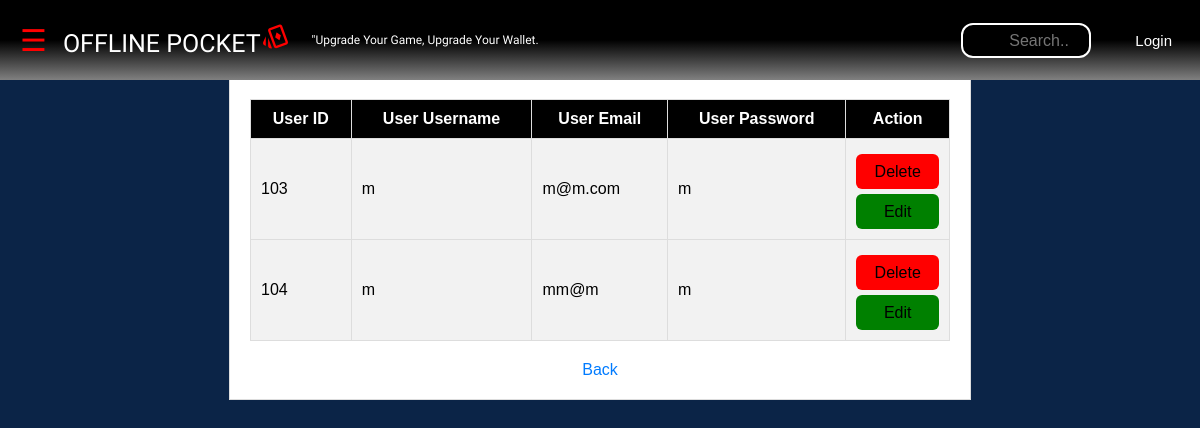
Page /adminEditUser.php on the committed database.
### tables this page shows
CREATE TABLE `users` (
  `user_id` int(70) NOT NULL,
  `user_username` varchar(50) NOT NULL,
  `user_email` varchar(50) NOT NULL,
  `user_password` varchar(50) NOT NULL
);

### adminEditUser.php (the view, shortened to what this page needs)
<!DOCTYPE html>
<html>
<head>
    <link rel="stylesheet" type="text/css" href="adminEditUserStyle.css">
</head>
<body>
		<?php include 'login.php'; ?>
		<nav class="navs">
			<span style="font-size:30px; color:red; padding-left:20px; cursor:pointer" onclick="openNav()">&#9776;</span>
			<div class="logo"><a href="dashboard.php">OFFLINE POCKET<span style="font-size:30px; color:red;" class="material-symbols-outlined" >
			playing_cards</span></a></div>
			<div class="moto">"Upgrade Your Game, Upgrade Your Wallet.</div>
			<div class="nav-links">
				<?php if($_SERVER['REQUEST_METHOD'] === 'POST' && isset($_POST['email']) && isset($_POST['password'])) { ?>
					<ul>
					<li><form><input type="text" id="searchInput" name="search" placeholder="Search.." onkeydown="handleSearch(event)" ></form></li>
						<li>
							<?php
							if(isset($_SESSION['currentUser'])){
							$currentUser = $_SESSION['currentUser'];
							echo "<li><a class='btnLogout-popup' onclick='confirmLogout()'>Logout</a></li>";
							}else{
							$currentUser = 'Not logged in';
							};
							?>
							<!--
							<div class="sub-menu-1">
								<ul>
									<li><a href='#logut'>Log out</a></li>
								</ul>
							</div>
						-->
							</a></li>
						<li><a href="news.php">News</a></li>
						<li><a href="aboutUs.php">About Us</a></li>
					</ul>
				<?php } else { ?>
				<ul>
					<li><form><input type="text" id="searchInput" name="search" placeholder="Search.." onkeydown="handleSearch(event)" ></form></li>
						<?php
							if(isset($_SESSION['currentUser'])){
							$currentUser = $_SESSION['currentUser'];
							 $currentEmail = $_SESSION['currentEmail'];
							echo "<li><a class='btnLogout-popup' onclick='confirmLogout()'>Logout</a></li>";
							}else{
							echo "<li><a  class='btnLogin-popup'>Login</a></li>";
							};
							?>
				</ul>
				<?php } ?>
			</div>
		</nav>
    <h1>List of Registered Users</h1>
    <div class="user-list">
        <?php
        $hostname = "localhost";
        $username = "root";
        $password = "";
        $dbname = "offline_pocket";
        $connect = mysqli_connect($hostname, $username, $password, $dbname) OR DIE ("Connection Failed.");
        $sql = "SELECT * FROM users";
        $sendsql = mysqli_query($connect, $sql);
        if ($sendsql) {
            echo "<table>
                        <tr>
                            <th>User ID</th>
                            <th>User Username</th>
                            <th>User Email</th>
                            <th>User Password</th>
                            <th>Action</th>
                        </tr>";
            foreach ($sendsql as $row) {
               echo "<tr>";
                echo "<td>" . $row["user_id"] . "</td>";
                echo "<td id=\"rowUser\">" . $row["user_username"] . "</td>";
                echo "<td>" . $row["user_email"] . "</td>";
                echo "<td>" . $row["user_password"] . "</td>";
				echo "<td>";
               echo '<form action="deleteUser.php?user_id=' . $row['user_id'] . '" method="post" class="delete-form">';
				echo '<button type="submit" class="btn-delete" onclick="reloadPage()" name="btn-delete">Delete</button>';
				echo '</form>';
              echo '<form action="editUser.php?user_id=' . $row['user_id'] . '" method="post" class="edit-form">';
			  echo '<button type="submit" class="btn-edit" name="btn-edit">Edit</button>';
			  echo '</form>';
			  echo "</td>";
                echo "</tr>";
            }
            echo "</table>";
            echo "<a href='admin.php' class='back-btn'>Back</a>";
        } else {
            echo "<p>Failed.</p>";
        }
        ?>
    </div>
</body>
</html>

### adminEditUserStyle.css (style rules this page uses)
body { font-family: Arial, sans-serif; background-color: #0B2447; margin: 0; padding: 0; }
h1 { text-align: center; margin-top: 20px; }
.user-list { width: 700px; margin: 0 auto; padding: 20px; background-color: #fff; border: 1px solid #ddd; }
table { width: 100%; border-collapse: collapse; margin-bottom: 20px; }
th, td { border: 1px solid #ddd; padding: 10px; }
tr { background-color: #f2f2f2; }
th { background-color: black; color:white; font-weight: bold; }
a { text-decoration: none; color: #007bff; }
.back-btn { display: block; text-align: center; margin-top: 20px; color: #007bff; }
.navs { display: flex; padding: 2% 6% ; justify-content: left; align-items: center; position: fixed; margin-left: 0; padding: 0; overflow: hidden; top: 0; width: 100%; background-color: black; background-image: linear-gradient(black,black, grey); z-index: 5; height:10%; }
.logo a { list-style-type: none; color: white; padding: 14px 16px; font-size: 25px; cursor: pointer; text-decoration: none; font-family: 'Allerta Stencil', sans-serif; left:0; }
.moto { list-style-type: none; color: white; padding: 5px 5px; font-size: 12px; text-decoration: none; font-family: 'Allerta Stencil', sans-serif; left:0; }
.nav-links { flex: 1; text-align: right; }
.nav-links ul li { list-style-type: none; position: relative; display: inline-block; padding: 8px 12px; text-align: center; }
.nav-links ul li a { display: inline-block; color: white; padding: 14px 16px; text-decoration: none; font-size: 15px; transition-duration: 0.4s; cursor: pointer; border-radius: 12px; }
input[type=text] { width: 400px; height:35px; box-sizing: border-box; border: 2px solid black; border-radius: 12px; font-size: 16px; background-color: white; color:black; background-image: url('searchicon.png'); background-position: 10px 10px; background-repeat: no-repeat; padding: 5px 6px 6px 10px; -webkit-transition: width 1s ease-in-out; transition: width 1s ease-in-out; text-align:left; }
.nav-links ul li form input[type=text] { width: 130px; box-sizing: border-box; border: 2px solid white; border-radius: 12px; font-size: 16px; background-color: black; background-image: url('searchicon.png'); background-position: 10px 10px; background-repeat: no-repeat; padding: 12px 20px 12px 40px; -webkit-transition: width 1s ease-in-out; transition: width 1s ease-in-out; text-align:right; }
.btn-delete { width: 100%; height: 35px; background: red; border: none; outline: none; border-radius: 6px; cursor: pointer; font-size: 1em; color: black; font-weight: 500; margin-top:5px; }
.btn-edit { width: 100%; height: 35px; background: green; border: none; outline: none; border-radius: 6px; cursor: pointer; font-size: 1em; color: black; font-weight: 500; margin-top:5px; }

### rows in the picture
users: user_id "103", user_username "m", user_email "m@m.com", user_password "m"
users: user_id "104", user_username "m", user_email "mm@m", user_password "m"
